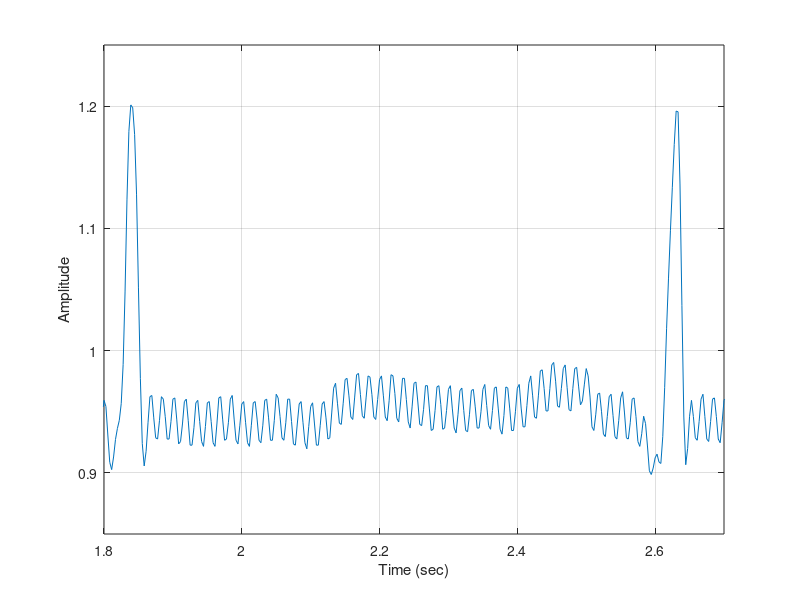

Recreate this plot in MATLAB.
% Script: mexdt_8_5b.m
load noisyECG.mat
plot(t(501:1000),x(501:1000)); grid;
axis([1.8,2.7,0.85,1.25]);
xlabel('Time (sec)');
ylabel('Amplitude');
